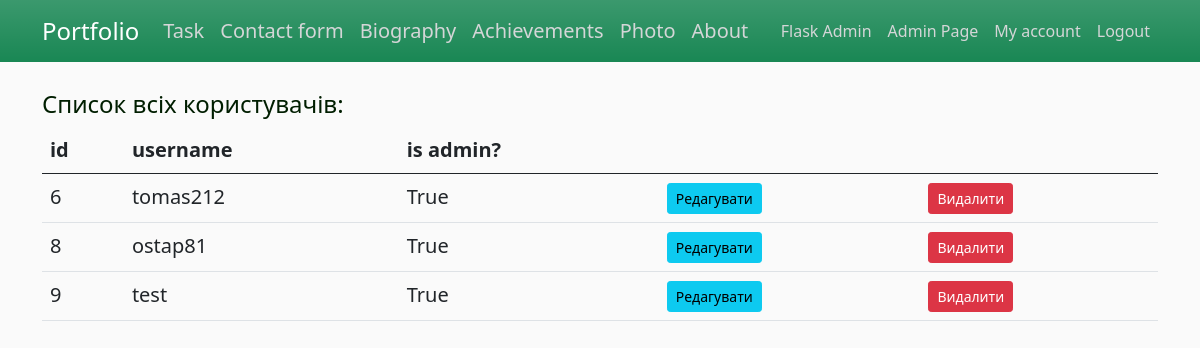
Page /usr/administrator/users-list (signed in) on the committed database.
### app/profile/models.py (models this page shows, shortened)
class User(db.Model, UserMixin):
    id = db.Column(db.Integer, primary_key=True)
    username = db.Column(db.String(20), unique=True, nullable=False)
    email = db.Column(db.String(120), unique=True, nullable=False)
    password = db.Column(db.String(60), nullable=False)
    about_me = db.Column(db.Text, nullable=True)
    image_file = db.Column(db.String(20), nullable=False, server_default='default.png')
    last_time_seen = db.Column(db.DateTime, default=datetime.utcnow)
    admin = db.Column(db.Boolean, default=False)
    def is_admin(self):
        return self.admin

### app/profile/views.py (the view)
@user_bp.route('/administrator/users-list')
@login_required
@admin_login_required
def users_list_admin():
    print('users_list_admin')
    users = User.query.all()
    return render_template('user-list-admin.html', title='List of users', users=users)

### app/profile/models.py (called while the page is built)
@login_manager.user_loader
def user_loader(user_id):
    return User.query.get(int(user_id))

### app/profile/views.py (called while the page is built)
@user_bp.after_request
def after_request_func(response):
    if current_user:
        current_user.last_time_seen = datetime.utcnow()
        try:
            db.session.commit()
        except:
            db.session.rollback()
    return response

def admin_login_required(func):
    @wraps(func)
    def decorated_view(*args, **kwargs):
        if not current_user.is_admin():
            return abort(403)
        return func(*args, **kwargs)
    return decorated_view

### app/profile/templates/profile/user-list-admin.html
{% extends "layout.html" %}
{% block content %}
   <h4>Список всіх користувачів:</h4>
    <table class="table table-hover">
      <tbody>
        <thead>
            <tr>
              <th scope="col"> id </th>
              <th scope="col"> username </th>
              <th scope="col"> is admin? </th>
              <th scope="col"> </th>
              <th scope="col"> </th>
            </tr>
         </thead>
        {% for u in users %}
        <tr>
            <td>{{ u.id }}</td>
            <td>{{ u.username }}</td>
            <td>{{ u.admin }}</td>
            <td>
                <a href="{{url_for('user_bp_in.user_update_admin', id=u.id)}}" class="btn btn-info btn-sm"> Редагувати </a>
            </td>
            <td>
                <a href="{{url_for('user_bp_in.user_delete_admin', id=u.id)}}" class="btn btn-danger btn-sm"> Видалити </a>
            </td>
       </tr>
       {% endfor %}
      </tbody>
    </table>
{% endblock content %}

### app/static/css/custom.css (style rules this page uses)
body { background: #fafafa; color: #002800; }
h1, h2, h3, h4, h5, h6 { color: #001e00; }

### rows in the picture
User: id "6", username "tomas212", admin "True"
User: id "8", username "ostap81", admin "True"
User: id "9", username "test", admin "True"
